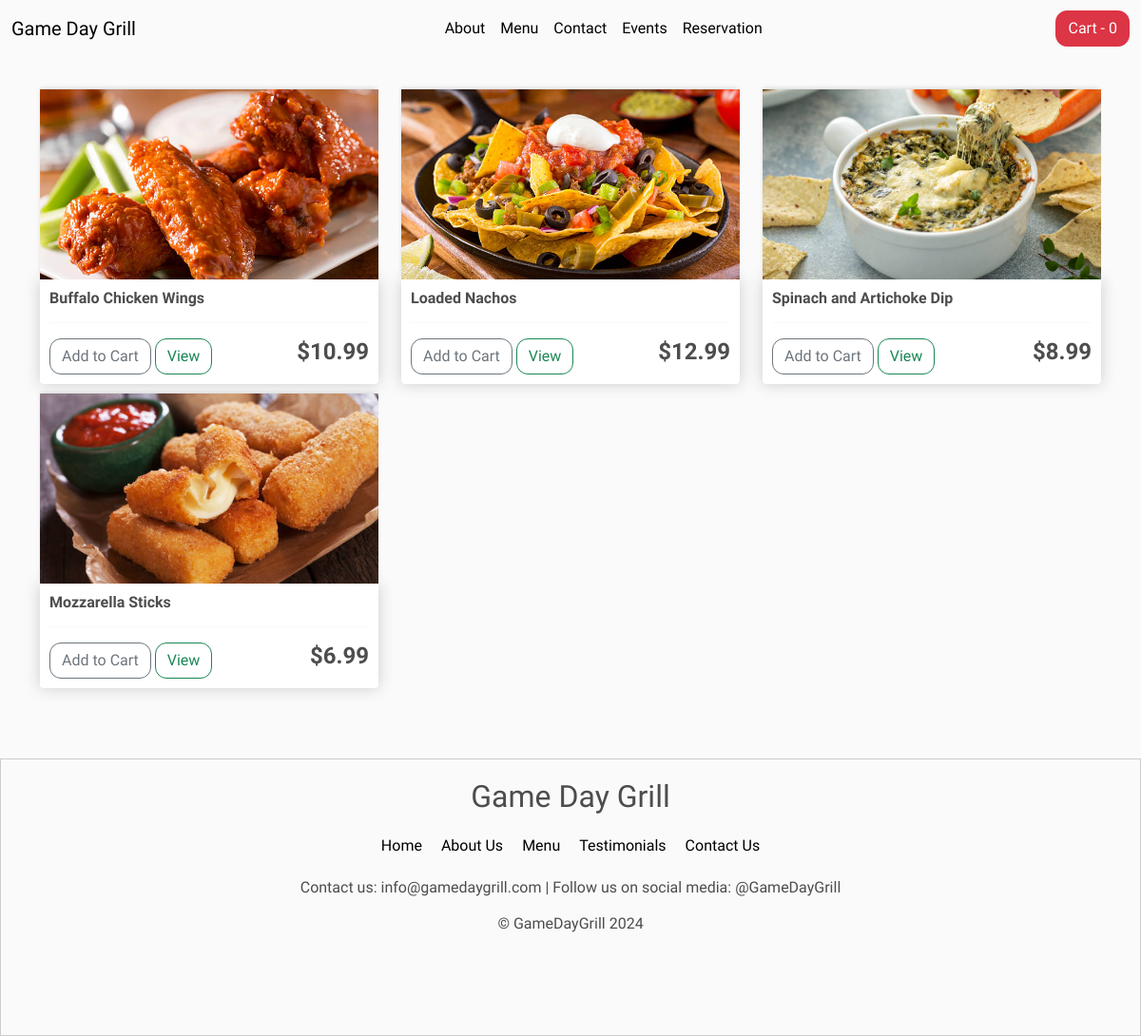
Page /appetizers/ on the committed database.
### store/models.py (models this page shows, shortened)
class Product(models.Model):
    name = models.CharField(max_length=100, null=True)
    price = models.DecimalField(max_digits=7, decimal_places=2)
    type = models.CharField(max_length=2, choices=PRODUCT_TYPES, null=True)
    image = models.ImageField(null=True, blank=True)
    description = models.CharField(max_length=1000, null=True, blank=True)
    vegetarian = models.BooleanField(default=False)

### store/views.py (the view)
# urls.py: path('appetizers/', views.appetizers, name='appetizers'),
def appetizers(request):
    data = cartData(request)
    cartItems = data['cartItems']
    order = data['order']
    items = data['items']
    products = Product.objects.filter(type='A')
    context = {'products': products, 'cartItems': cartItems}
    return render(request, 'store/appetizers.html', context)

### store/utils.py (called while the page is built, shortened)
def cookieCart(request):
    try:
        cart = json.loads(request.COOKIES['cart'])
    except:
        cart = {}
    items = []
    order = {'get_cart_total': 0, 'get_cart_items': 0, 'shipping': False}
    cartItems = order['get_cart_items']
    return {'cartItems':cartItems, 'order':order, 'items':items}

def cartData(request):
    if request.user.is_authenticated:
        customer = request.user.customer
        order, created = Order.objects.get_or_create(customer=customer, complete=False)
        items = order.orderitem_set.all()
        cartItems = order.get_cart_items
    else:
        cookieData = cookieCart(request)
        cartItems = cookieData['cartItems']
        order = cookieData['order']
        items = cookieData['items']
    return {'cartItems':cartItems, 'order':order, 'items':items}

### store/templates/store/appetizers.html (shortened to what this page needs)
{% extends 'store/main.html' %}
{% load static %}
{% block center %}
  <div class="row">
    {% for product in products %}
      <div class="col-lg-4">
        <img class="thumbnail" src="{{ product.image.url }}">
        <div class="box-element product" data-desc="{{ product.description }}" data-veg = "{{ product.vegetarian }}">
          <h6><strong>{{ product.name }}</strong></h6>
          <hr>
          <button data-product="{{ product.id }}" data-action="add" class="btn btn-outline-secondary add-btn update-cart">Add to Cart</button>
          <button class="btn btn-outline-success view-btn">View</button>
          <h4 style="display: inline-block; float: right"><strong>${{ product.price|floatformat:2 }}</strong></h4>
        </div>
      </div>
    {% endfor %}
  </div>
{% endblock center %}

### static/css/main.css (style rules this page uses)
body { background-color: hsl(0, 0%, 98%); font-family: 'Lexend Deca', sans-serif; }
h1,h2,h3,h4,h5,h6, p { color:hsl(0, 0%, 30%); font-family: 'Lexend Deca', sans-serif; }
.box-element { box-shadow:hsl(0, 0%, 80%) 0 0 16px; background-color: #fff; border-radius: 4px; padding: 10px; }
.thumbnail { width: 100%; height: 200px; -webkit-box-shadow: -1px -3px 5px -2px rgba(214,214,214,1); -moz-box-shadow: -1px -3px 5px -2px rgba(214,214,214,1); box-shadow: -1px -3px 5px -2px rgba(214,214,214,1); }
.product { border-radius: 0 0 4px 4px; }
.col-lg-4, .col-lg-6, .col-lg-8, .col-lg-12 { margin-top: 10px; }
.btn { border-radius: 0; }

### store/templates/store/main.html (style rules this page uses)
h6 { padding-bottom: 0; }
.btn { border-radius: 12px; }

### store/templates/store/appetizers.html (style rules this page uses)
.thumbnail { width: 100%; height: 200px; object-fit: cover; }

### rows in the picture
Product: image (picture), name "Buffalo Chicken Wings", price "10.99"
Product: image (picture), name "Loaded Nachos", price "12.99"
Product: image (picture), name "Spinach and Artichoke Dip", price "8.99"
Product: image (picture), name "Mozzarella Sticks", price "6.99"

### other values in the picture
{{ cartItems }} "0"
